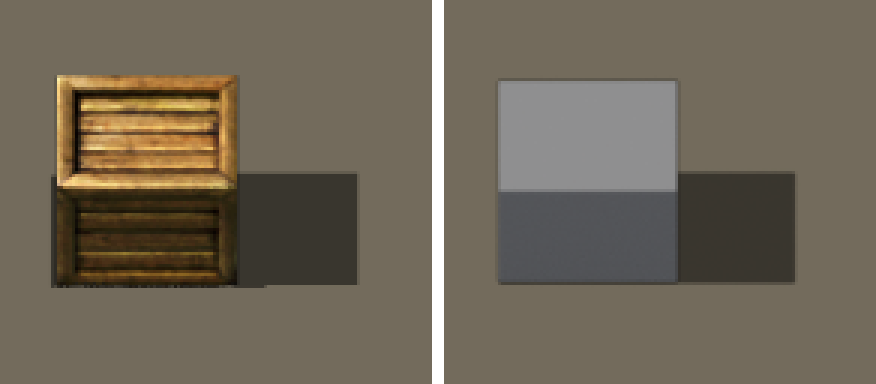
#> input picture tools/render/calib/img/avant-coffre.png, 876 x 384 px, given in place of hr-spaceship.png, which was not available
$ python mesure.py --src ../../../calib/img/avant-coffre.png
#> lines starting #> are read from the running program, lines starting #| are printed output that depends on the picture; after the words box and inside, x2 and y2 are one past the last pixel; in counts of white or black regions, pixels touching at a corner belong together
"""MESURES photométriques du centre-vaisseau contre des sprites vanilla (critère 5 de la grille CENTRE-OPUS).
Corps = pixels d'alpha ≥ 0,5 de la couche principale HR ; luminance sRGB (Rec. 709 sur les valeurs codées, comme
fo_calib.PHOTO_RANGES) ; saturation HSV moyenne ; densité de détail = moyenne |laplacien| / écart-type.

    py -3.9 tools/render/pieces/levels/vaisseau_o/mesure.py --src <sprites> [--noms epave,age01,age08,age15]
"""
import argparse
import json
import os

import numpy as np
from PIL import Image

HERE = os.path.dirname(os.path.abspath(__file__))
DATA = os.environ.get("FO_DATA_DIR", r"F:\Factorio.v1.1.91 Modding\Factorio.v1.1.91\data")
VAN = {"vanilla:epave-vaisseau": ("crash-site-spaceship/hr-spaceship.png", (0, 0, 1228, 790)),
       "vanilla:raffinerie": ("oil-refinery/hr-oil-refinery.png", (0, 0, 386, 430)),
       "vanilla:assembleur3": ("assembling-machine-3/hr-assembling-machine-3.png", (0, 0, 214, 237))}


def stats(rgba):
    a = rgba[..., 3]
    m = a >= 0.5
    rgb = rgba[..., :3]
    lum = 0.2126 * rgb[..., 0] + 0.7152 * rgb[..., 1] + 0.0722 * rgb[..., 2]
    mx, mn = rgb.max(-1), rgb.min(-1)
    sat = np.where(mx > 1e-6, (mx - mn) / np.maximum(mx, 1e-6), 0.0)
    L = lum[m]
    lap = np.abs(4 * lum[1:-1, 1:-1] - lum[:-2, 1:-1] - lum[2:, 1:-1] - lum[1:-1, :-2] - lum[1:-1, 2:])
    mi = m[1:-1, 1:-1] & m[:-2, 1:-1] & m[2:, 1:-1] & m[1:-1, :-2] & m[1:-1, 2:]
    return {"px": int(m.sum()), "p05": float(np.percentile(L, 5)), "p50": float(np.percentile(L, 50)),
            "p95": float(np.percentile(L, 95)), "moy": float(L.mean()), "ecart": float(L.std()),
            "sat": float(sat[m].mean()), "detail": float(lap[mi].mean() / max(L.std(), 1e-6))}


def main():
    ap = argparse.ArgumentParser()
    ap.add_argument("--src", required=True)
    ap.add_argument("--noms", default="epave,age01,age08,age15")
    a = ap.parse_args()
    rows = {}
    for k, (f, r) in VAN.items():
        im = Image.open(os.path.join(DATA, "base", "graphics", "entity", f)).convert("RGBA").crop(r)
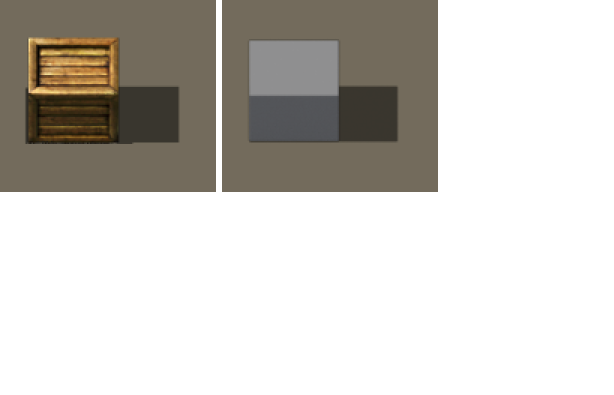
#> im: PIL image 1228x790 RGBA (shown at 1/2 size); mean R, G, B, A 38.7, 35.6, 30.4, 88.4; transparent parts drawn white
        rows[k] = stats(np.asarray(im).astype(np.float64) / 255.0)
#> in stats, `a = rgba[..., 3]`:
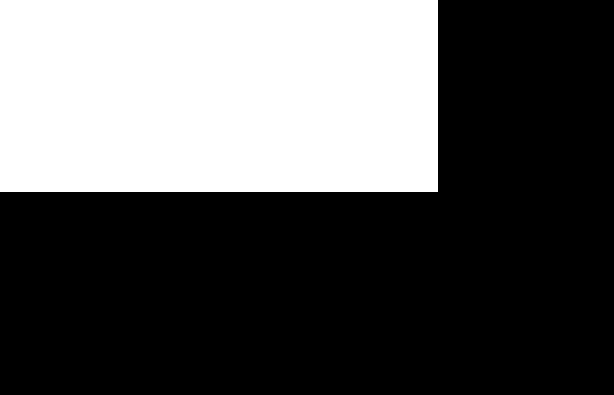
#> a: shape (790, 1228) float64 (shown at 1/2 size); values 0 (black) and 1 (white), 34.7% white; 1 white region, box (x1, y1, x2, y2) and area: (0, 0, 876, 384) 336384
#> in stats, `rgb = rgba[..., :3]`:
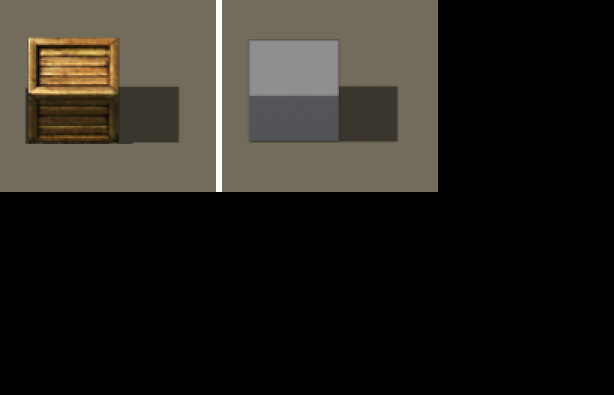
#> rgb: shape (790, 1228, 3) float64 (shown at 1/2 size); mean of channels 0, 1, 2 0.152, 0.14, 0.119; drawn as R, G, B
#> in stats, `mx, mn = rgb.max(-1), rgb.min(-1)`:
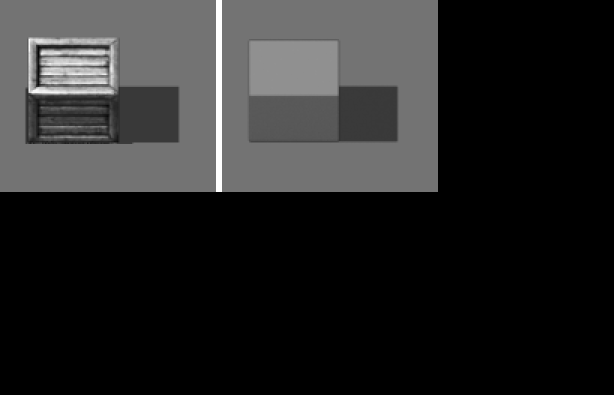
#> mx: shape (790, 1228) float64 (shown at 1/2 size); min 0, max 1, mean 0.152
#> in stats, `mx, mn = rgb.max(-1), rgb.min(-1)`:
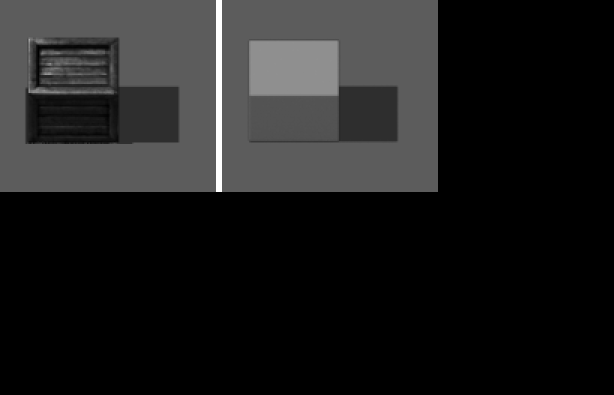
#> mn: shape (790, 1228) float64 (shown at 1/2 size); min 0, max 1, mean 0.119
#> in stats, `sat = np.where(mx > 1e-6, (mx - mn) / np.maximum(mx, 1e-6), 0.0)`:
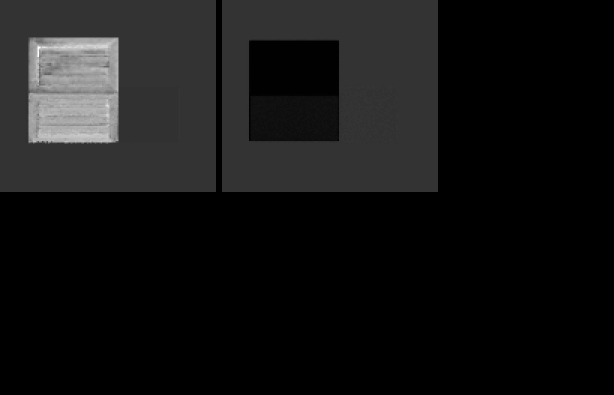
#> sat: shape (790, 1228) float64 (shown at 1/2 size); min 0, max 1, mean 0.0791
#> in stats, `mi = m[1:-1, 1:-1] & m[:-2, 1:-1] & m[2:, 1:-1] & m[1:-1, :-2] & m[1:-..`:
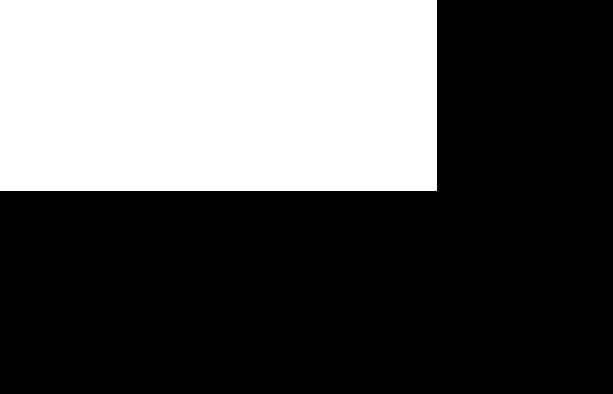
#> mi: shape (788, 1226) bool (shown at 1/2 size); 34.6% white; 1 white region, box (x1, y1, x2, y2) and area: (0, 0, 874, 382) 333868
#> pass 2 of the loop in main, `for k, (f, r) in VAN.items():`:
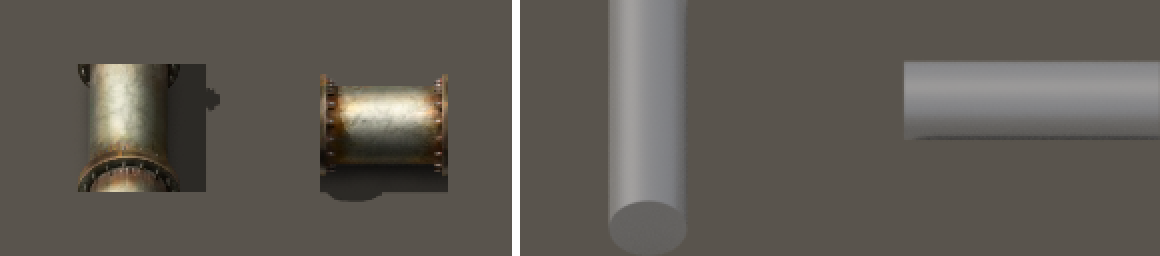
#> input picture tools/render/calib/img/avant-tuyaux.png, 1160 x 256 px, given in place of hr-oil-refinery.png, which was not available
#> im: PIL image 386x430 RGBA
#> in stats (call 2), `a = rgba[..., 3]`:
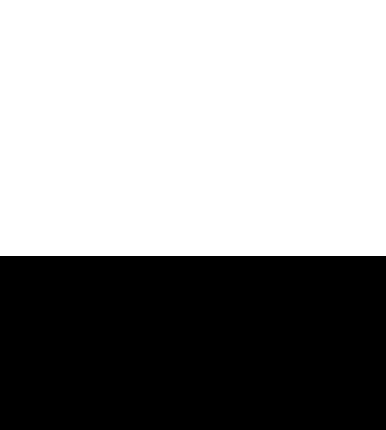
#> a: shape (430, 386) float64; values 0 (black) and 1 (white), 59.5% white; 1 black region, box (x1, y1, x2, y2) and area: (0, 256, 386, 430) 67164
#> rgb: shape (430, 386, 3) float64
#> lum: shape (430, 386) float64
#> mx: shape (430, 386) float64
#> mn: shape (430, 386) float64
#> sat: shape (430, 386) float64
#> lap: shape (428, 384) float64
#> in stats (call 2), `mi = m[1:-1, 1:-1] & m[:-2, 1:-1] & m[2:, 1:-1] & m[1:-1, :-2] & m[1:-..`:
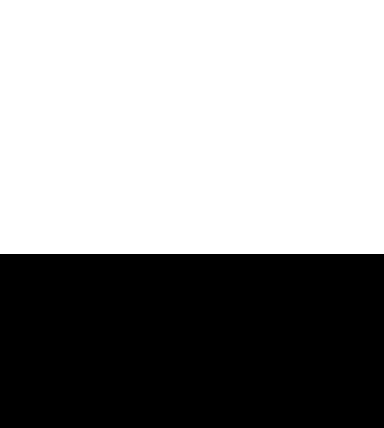
#> mi: shape (428, 384) bool; 59.3% white; 1 black region, box (x1, y1, x2, y2) and area: (0, 254, 384, 428) 66816
    for n in [x for x in a.noms.split(",") if x]:
#> (the run stopped early here; a loop or call above may not have finished)
